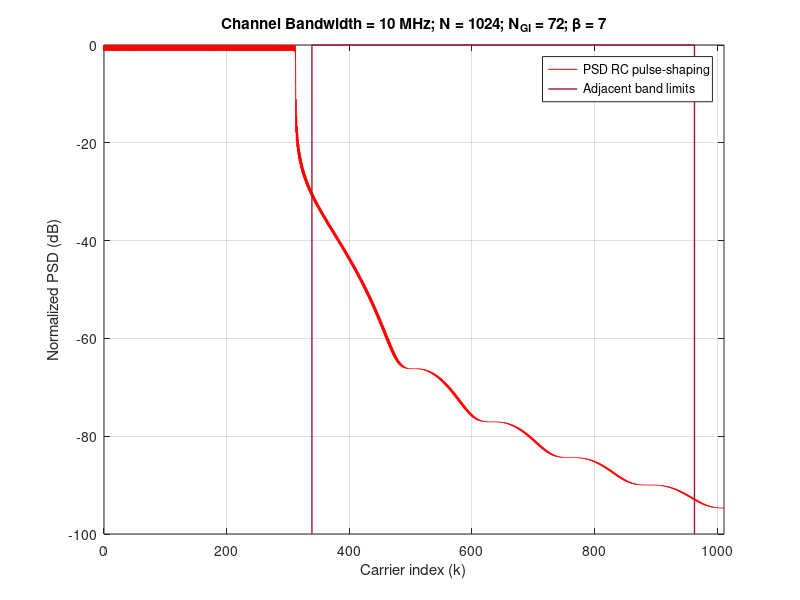

MATLAB code to generate this figure:
clear,
%% %%%%%%%%%%%%%%%%%%%%%%%%%%%%%%%%%%%%%%%%%%%%%%%%%%%%%%%%%%
% %                 LOAD THE PARAMETERS                   % %
%%%%%%%%%%%%%%%%%%%%%%%%%%%%%%%%%%%%%%%%%%%%%%%%%%%%%%%%%% %%
addpath('../../data/Table2')
load('Table2_Parameters_for_RC_pulse_ChBw_10_MHz_N_1024_NGI_72_b_7.mat');

Fsob = OFDM_param.Fsob; % Upsampling factor 
% Upsample in time-domain
N = OFDM_param.N*Fsob;
Ngi = OFDM_param.Ngi*Fsob;
b = (OFDM_param.b+1)*Fsob-1;
L = OFDM_param.L*Fsob;
Ms = OFDM_param.Ms;
g = OFDM_param.g;
us = OFDM_param.us;
ue = OFDM_param.ue;

ur = us + ue;

% Pd = GenPulse_param.Pd;
Pd_todas = GenPulse_param.Pd_todas;
% Paic = GenPulse_param.Paic;
% Ptk = GenPulse_param.Ptk;
% R_aic = GenPulse_param.R_aic;
% R_tk = GenPulse_param.R_tk;
% NexTemp = GenPulse_param.NexTemp;
% cell_coef_lim = GenPulse_param.cell_coef_lim;

adj_band_y = Adj_bands.adj_band_y;
left_adj_band_x = Adj_bands.left_adj_band_x;
right_adj_band_x = Adj_bands.right_adj_band_x;



%% %%%%%%%%%%%%%%%%%%%%%%%%%%%%%%%%%%%%%%%%%%%%%%%%%%%%%%%%%%
%            OBTAIN THE PULSES IN THE SCENARIO            % %
%%%%%%%%%%%%%%%%%%%%%%%%%%%%%%%%%%%%%%%%%%%%%%%%%%%%%%%%%% %%

vn=(0:L+b-1)'-Ngi;  % Dicrete time axis vector
p_k_conv = exp(1j*(2*pi/N)*repmat(vn,1,length(Pd_todas)).*repmat(Pd_todas.',length(vn),1)).*repmat(g.',1,length(Pd_todas));




%% %%%%%%%%%%%%%%%%%%%%%%%%%%%%%%%%%%%%%%%%%%%%%%%%%%%%%%%%%%
% %     REPRESENTATION OF THE PULSES IN THE SCENARIO      % %
%%%%%%%%%%%%%%%%%%%%%%%%%%%%%%%%%%%%%%%%%%%%%%%%%%%%%%%%%% %%

% Obtain the PSD

P_k = fft(p_k_conv,N*Ms);
psd_P = fftshift(sum(abs(P_k).^2,2));

x = (-N*Ms/2:N*Ms/2-1)/(Ms);
indices = find(ismember(x,[-N/2,N/2-1]));
indices = indices(1):1:indices(2);

% y_h = 10*log10(psd_H/max(psd_H));
y_p = 10*log10(psd_P/max(psd_P));

% Table 2
figure,
plot(x(indices),y_p(indices), 'DisplayName', 'PSD RC pulse-shaping', 'Color', 'r');hold on; grid on;
plot(left_adj_band_x, adj_band_y, 'DisplayName', 'Adjacent band limits', 'Color', "#A2142F", 'Linewidth', 1);
plot(right_adj_band_x, adj_band_y, 'HandleVisibility','off', 'Color', "#A2142F", 'Linewidth', 1);
xlabel('Carrier index (k)'); ylabel('Normalized PSD (dB)'); legend('show')
xlim([0, (right_adj_band_x(end))*1.05]); ylim([-100,0])
title(['Channel Bandwidth = 10 MHz; N = 1024; N_{GI} = 72; \beta = 7'])

